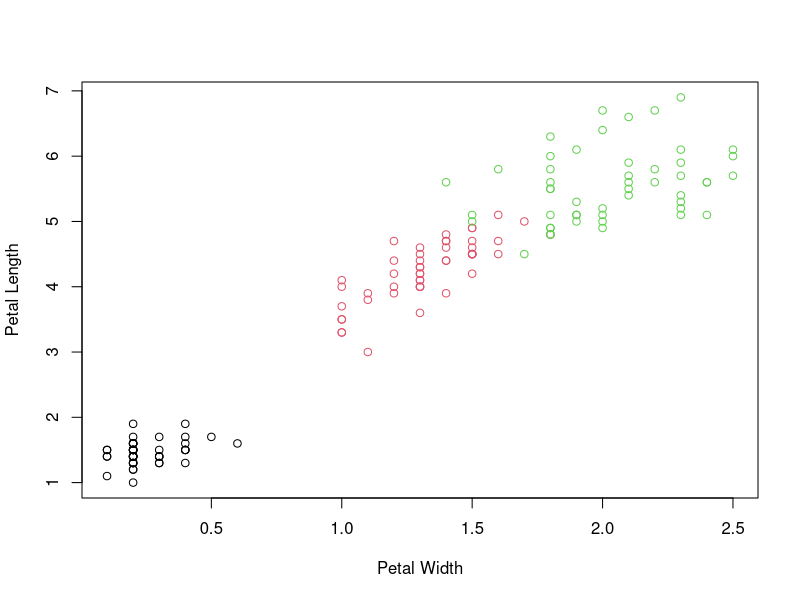
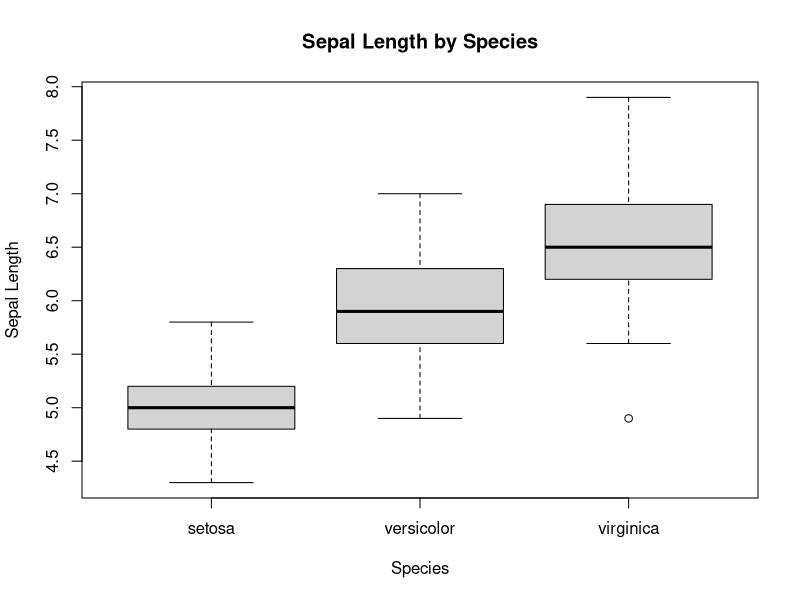
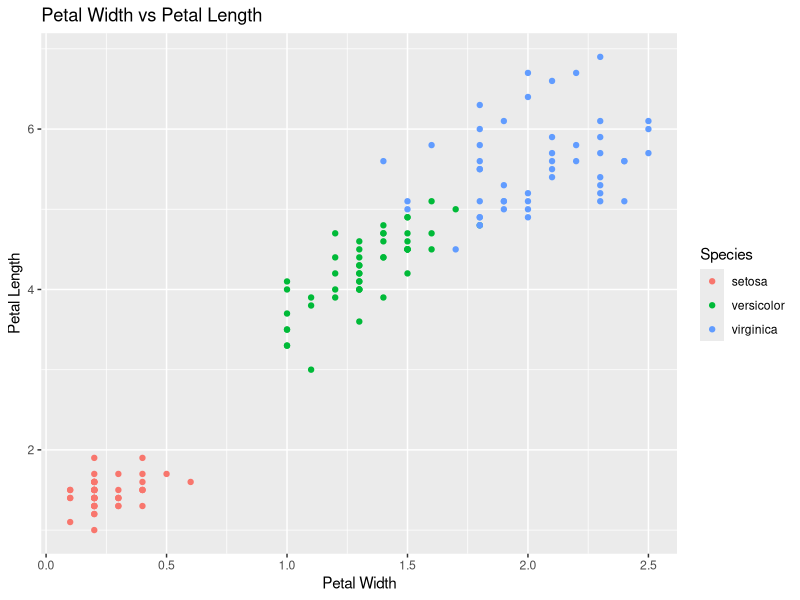
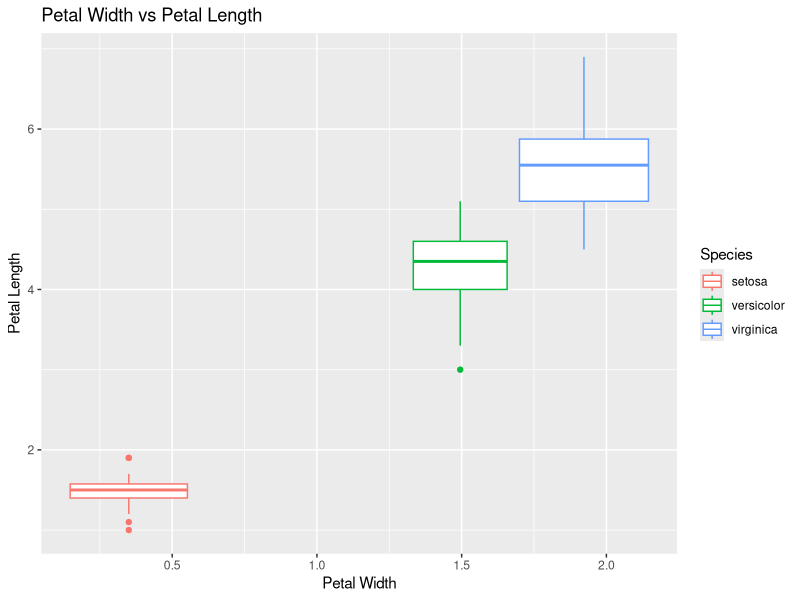
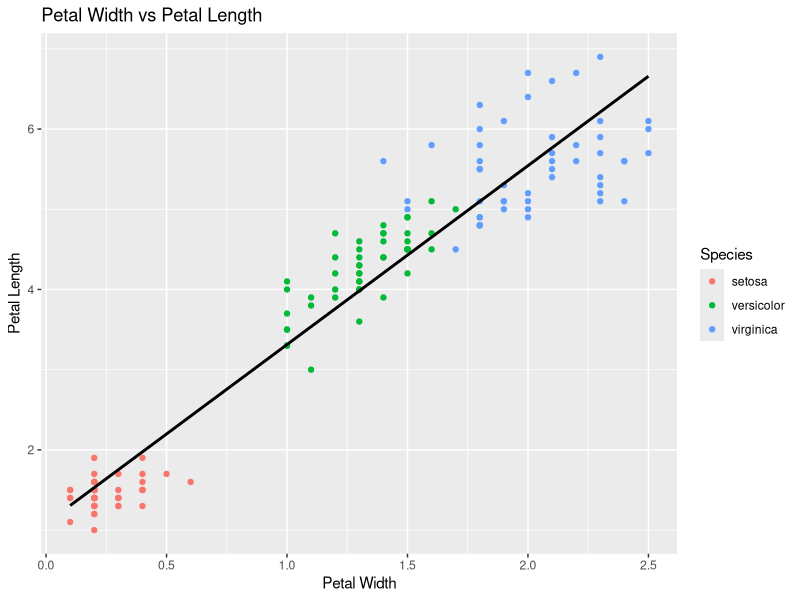

Write the R code that produced these figures, in order.
############################################################
# R Basics Exercise
# Goal: Practice data exploration and visualization
############################################################


# ---------------------------
# 1. Load the Data
# ---------------------------

# Load the built-in datasets package ((it's built into R, so no need to install it))
library(datasets)
library(ggplot2)
  
# ---------------------------
# 2. Explore the Data
# ---------------------------

# Display the dataset
iris

# What is the data type of iris?
typeof(iris)
#The datatype is a list
  
# Display the first 6 rows
# HINT: Use the `head()` function
head(iris,6)

# Get a summary of the dataset (mean, min, max, etc.)  
summary(iris)

# Show the structure of the dataset (data types, number of rows/columns)  
str(iris)
  
# ---------------------------
# Question
# ---------------------------


# What is different about the Species column compared to the others?
"The species column are factors with 3 levels: setosa, versicolor, virginica while the other columsn are just numbers"
# ---------------------------
# 3. Factors
# ---------------------------

# Check the class of Species
typeof(iris$Species)
  
# What are the levels (categories) of Species?
levels(iris$Species)
  
# What is a factor in R?
# Answer: Factors in R are a specialized data structure used to handle categorical variables or nominal data. They store distinct values (levels) as a vector of integers with corresponding character labels.
  
  
# ---------------------------
# 4. Assign Variables
# ---------------------------

# Assign petal width and petal length to variables
x <- iris$Petal.Width
y <- iris$Petal.Length
    
# What type of data is stored in x?
typeof(x)
# The type is integer
    
# ---------------------------
# 5. Base R Visualization
# ---------------------------

## 5a. Scatter plot

# Create a scatter plot to display the relationship between petal width and petal length  
plot(iris$Petal.Length ~ iris$Petal.Width,
     xlab = "Petal Width",
     ylab = "Petal Length",
     col = iris$Species)




# What relationship do you observe?
#Answer: There is a clear positive relationship between petal width and petal length: flowers with wider petals tend to also have longer petals.
    
## 5b. Box plot

# Create a boxplot of Sepal Length by Species
boxplot(Sepal.Length ~ Species, data = iris,
        main = "Sepal Length by Species",
        xlab = "Species",
        ylab = "Sepal Length")
    
# Which species has the largest values?
# Asnwer: The species with the largest value is Virginica
    
# ---------------------------
# 6. Extra Practice: Beautify your plots with ggplot2 
# ---------------------------
  
# first install package ggplot2 and then Load ggplot2
install.packages(ggplot2)
library(ggplot2)
    
# Scatter plot with color by species
ggplot(iris, aes(x, y, color = Species)) +
  geom_point() +
  labs(
    title = "Petal Width vs Petal Length",
    x = "Petal Width",
    y = "Petal Length",
    color = "Species"
  )


# Boxplot using ggplot2
ggplot(iris, aes(x, y, color = Species)) +
  geom_boxplot() +
  labs(
    title = "Petal Width vs Petal Length",
    x = "Petal Width",
    y = "Petal Length",
    color = "Species"
  )

    

# ---------------------------
# 7. Extra Practice
# ---------------------------
    

# Compute mean Petal Length for each species
aggregate(Petal.Length ~ Species, data = iris, mean)


# Compute correlation between Petal Length and Width
cor(iris$Petal.Width, iris$Petal.Length)
  
# How would you visualize this relationship?
# What type of plot would you choose?
# Can you add a trend line?
ggplot(iris, aes(x = Petal.Width, y = Petal.Length)) +
  geom_point(aes(color = Species))+
  geom_smooth(method = "lm", se = FALSE, color="black") +
  labs(
    title = "Petal Width vs Petal Length",
    x = "Petal Width",
    y = "Petal Length",
    color = "Species"
  )
  
############################################################
# End of Exercise
############################################################
